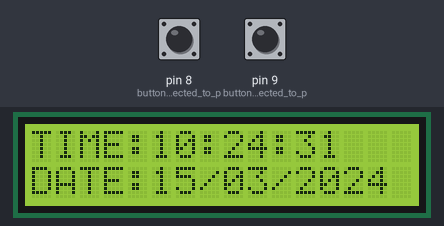
This sketch was run on a simulated Arduino Uno, built with avr-gcc and run on an emulated ATmega328P. Parts: 16×2 character LCD. Wiring (inferred from the names in the program): DS3231 clock at I2C address 0x68. The inputs (shaded band) are chosen by the test bench; at power-on: pin 8 (button1_is_connected_to_p) HIGH, pin 9 (button2_is_connected_to_p) HIGH. The local clock reads 2024-03-15 10:24:30 at power-on unless the sketch sets it.

Above: at 1.2 s.
1.3 s: pin 8 (button1_is_connected_to_p) pulled LOW for 0.15 s
At 1.57 s:
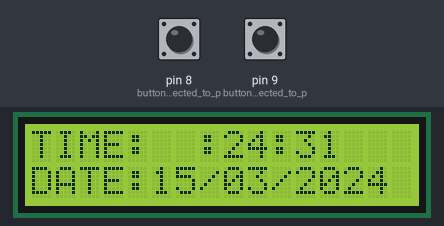
2.0 s: pin 9 (button2_is_connected_to_p) pulled LOW for 0.15 s
At 2.6 s:
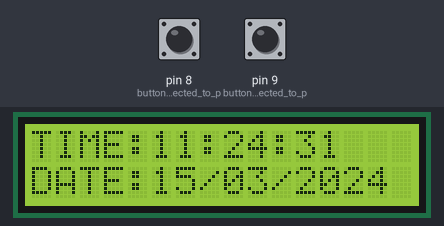
2.7 s: pin 8 (button1_is_connected_to_p) pulled LOW for 1 s
At 3.82 s:
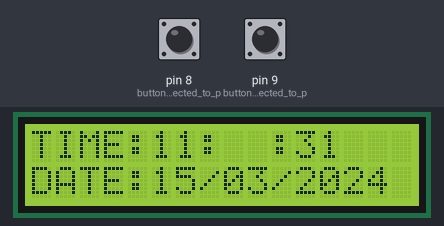
4.3 s: pin 9 (button2_is_connected_to_p) pulled LOW for 1 s
At 5.68 s:
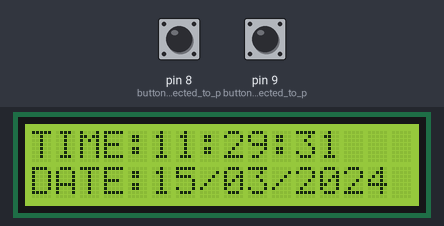
Timing chart, 0 to 6.9 s (numbered marks = the images above; inputs shaded):
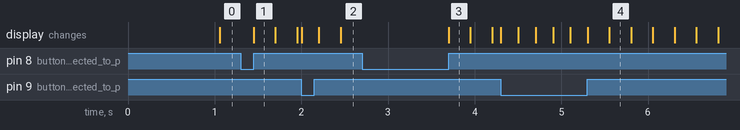

The sketch:

sketch_jan11a.ino
```cpp
// Real time clock and calendar with set buttons using DS3231 and Arduino
// include LCD library code
#include <LiquidCrystal.h>

// include Wire library code (needed for I2C protocol devices)
#include<Wire.h>

// LCD module connections (RS, E, D4, D5, D6, D7)
LiquidCrystal lcd(2, 3, 4, 5, 6, 7);

void setup() {
  pinMode(8, INPUT_PULLUP);                      // button1 is connected to pin 8
  pinMode(9, INPUT_PULLUP);                      // button2 is connected to pin 9
  // set up the LCD's number of columns and rows
  lcd.begin(16, 2);
  Wire.begin();                                  // Join i2c bus
}

char Time[]     = "TIME:  :  :  ";
char Calendar[] = "DATE:  /  /20  ";
byte i, second, minute, hour, date, month, year;

void DS3231_display(){
  // Convert BCD to decimal
  second = (second >> 4) * 10 + (second & 0x0F);
  minute = (minute >> 4) * 10 + (minute & 0x0F);
  hour   = (hour >> 4)   * 10 + (hour & 0x0F);
  date   = (date >> 4)   * 10 + (date & 0x0F);
  month  = (month >> 4)  * 10 + (month & 0x0F);
  year   = (year >> 4)   * 10 + (year & 0x0F);
  // End conversion
  Time[12]     = second % 10 + 48;
  Time[11]     = second / 10 + 48;
  Time[9]      = minute % 10 + 48;
  Time[8]      = minute / 10 + 48;
  Time[6]      = hour   % 10 + 48;
  Time[5]      = hour   / 10 + 48;
  Calendar[14] = year   % 10 + 48;
  Calendar[13] = year   / 10 + 48;
  Calendar[9]  = month  % 10 + 48;
  Calendar[8]  = month  / 10 + 48;
  Calendar[6]  = date   % 10 + 48;
  Calendar[5]  = date   / 10 + 48;
  lcd.setCursor(0, 0);
  lcd.print(Time);                               // Display time
  lcd.setCursor(0, 1);
  lcd.print(Calendar);                           // Display calendar
}
void blink_parameter(){
  byte j = 0;
  while(j < 10 && digitalRead(8) && digitalRead(9)){
    j++;
    delay(25);
  }
}
byte edit(byte x, byte y, byte parameter){
  char text[3];
  while(!digitalRead(8));                        // Wait until button (pin #8) released
  while(true){
    while(!digitalRead(9)){                      // If button (pin #9) is pressed
      parameter++;
      if(i == 0 && parameter > 23)               // If hours > 23 ==> hours = 0
        parameter = 0;
      if(i == 1 && parameter > 59)               // If minutes > 59 ==> minutes = 0
        parameter = 0;
      if(i == 2 && parameter > 31)               // If date > 31 ==> date = 1
        parameter = 1;
      if(i == 3 && parameter > 12)               // If month > 12 ==> month = 1
        parameter = 1;
      if(i == 4 && parameter > 99)               // If year > 99 ==> year = 0
        parameter = 0;
      sprintf(text,"%02u", parameter);
      lcd.setCursor(x, y);
      lcd.print(text);
      delay(200);                                // Wait 200ms
    }
    lcd.setCursor(x, y);
    lcd.print("  ");                             // Display two spaces
    blink_parameter();
    sprintf(text,"%02u", parameter);
    lcd.setCursor(x, y);
    lcd.print(text);
    blink_parameter();
    if(!digitalRead(8)){                         // If button (pin #8) is pressed
      i++;                                       // Increament 'i' for the next parameter
      return parameter;                          // Return parameter value and exit
    }
  }
}

void loop() {
  if(!digitalRead(8)){                           // If button (pin #8) is pressed
      i = 0;
      hour   = edit(5, 0, hour);
      minute = edit(8, 0, minute);
      date   = edit(5, 1, date);
      month  = edit(8, 1, month);
      year   = edit(13, 1, year);
      // Convert decimal to BCD
      minute = ((minute / 10) << 4) + (minute % 10);
      hour = ((hour / 10) << 4) + (hour % 10);
      date = ((date / 10) << 4) + (date % 10);
      month = ((month / 10) << 4) + (month % 10);
      year = ((year / 10) << 4) + (year % 10);
      // End conversion
      // Write data to DS3231 RTC
      Wire.beginTransmission(0x68);               // Start I2C protocol with DS3231 address
      Wire.write(0);                              // Send register address
      Wire.write(0);                              // Reset sesonds and start oscillator
      Wire.write(minute);                         // Write minute
      Wire.write(hour);                           // Write hour
      Wire.write(1);                              // Write day (not used)
      Wire.write(date);                           // Write date
      Wire.write(month);                          // Write month
      Wire.write(year);                           // Write year
      Wire.endTransmission();                     // Stop transmission and release the I2C bus
      delay(200);                                 // Wait 200ms
    }
    Wire.beginTransmission(0x68);                 // Start I2C protocol with DS3231 address
    Wire.write(0);                                // Send register address
    Wire.endTransmission(false);                  // I2C restart
    Wire.requestFrom(0x68, 7);                    // Request 7 bytes from DS3231 and release I2C bus at end of reading
    second = Wire.read();                         // Read seconds from register 0
    minute = Wire.read();                         // Read minuts from register 1
    hour   = Wire.read();                         // Read hour from register 2
    Wire.read();                                  // Read day from register 3 (not used)
    date   = Wire.read();                         // Read date from register 4
    month  = Wire.read();                         // Read month from register 5
    year   = Wire.read();                         // Read year from register 6
    DS3231_display();                             // Diaplay time & calendar
    delay(50);                                    // Wait 50ms
}
```

Measured:
- after the input at 1.3 s, the display: changes after 0.15 s (image 1)
- after the input at 2.0 s, the display: changes at once (image 2)
- after the input at 2.7 s, the display: changes after 1.0 s (image 3)
- after the input at 4.3 s, the display: first changes at once (image 4 shows a later state)
